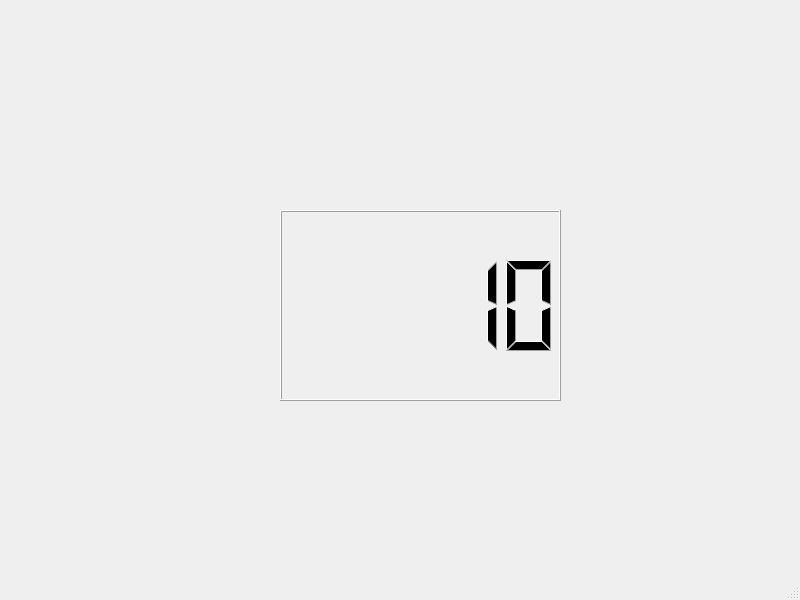
<?xml version="1.0" encoding="UTF-8"?>
<ui version="4.0">
 <class>MainWindow</class>
 <widget class="QMainWindow" name="MainWindow">
  <property name="geometry">
   <rect>
    <x>0</x>
    <y>0</y>
    <width>800</width>
    <height>600</height>
   </rect>
  </property>
  <property name="windowTitle">
   <string>MainWindow</string>
  </property>
  <widget class="QWidget" name="centralwidget">
   <widget class="QLCDNumber" name="lcdNumber">
    <property name="geometry">
     <rect>
      <x>280</x>
      <y>210</y>
      <width>281</width>
      <height>191</height>
     </rect>
    </property>
    <property name="intValue" stdset="0">
     <number>10</number>
    </property>
   </widget>
  </widget>
  <widget class="QMenuBar" name="menubar">
   <property name="geometry">
    <rect>
     <x>0</x>
     <y>0</y>
     <width>800</width>
     <height>26</height>
    </rect>
   </property>
  </widget>
  <widget class="QStatusBar" name="statusbar"/>
 </widget>
 <resources/>
 <connections/>
</ui>
